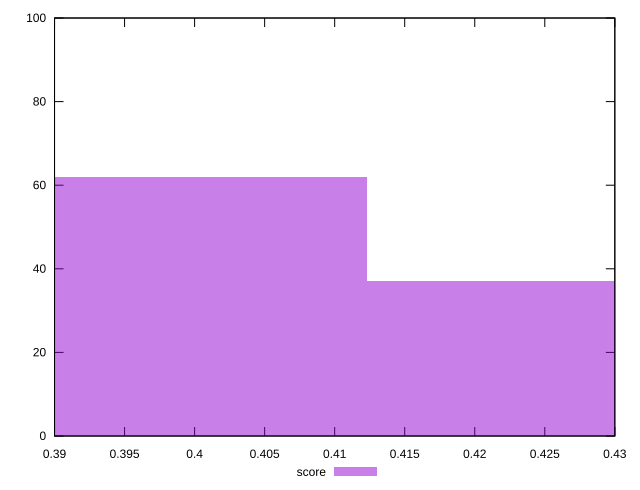

Generate this figure with gnuplot:
reset

$score <<EOF
0.40114381931916787 62
0.3788580515792141 1
0.42342958705912165 37
EOF

set key outside below
set boxwidth 0.02228576773995377
set xrange [0.39:0.43]
set yrange [0:100]
set trange [0:100]
set style fill transparent solid 0.5 noborder
set terminal svg size 640, 490 enhanced background rgb 'white'
set output "report_00026_2021-02-22T21:38:55.199Z/render-blocking-resources/samples/pages/score/histogram.svg"

plot $score title "score" with boxes

reset
